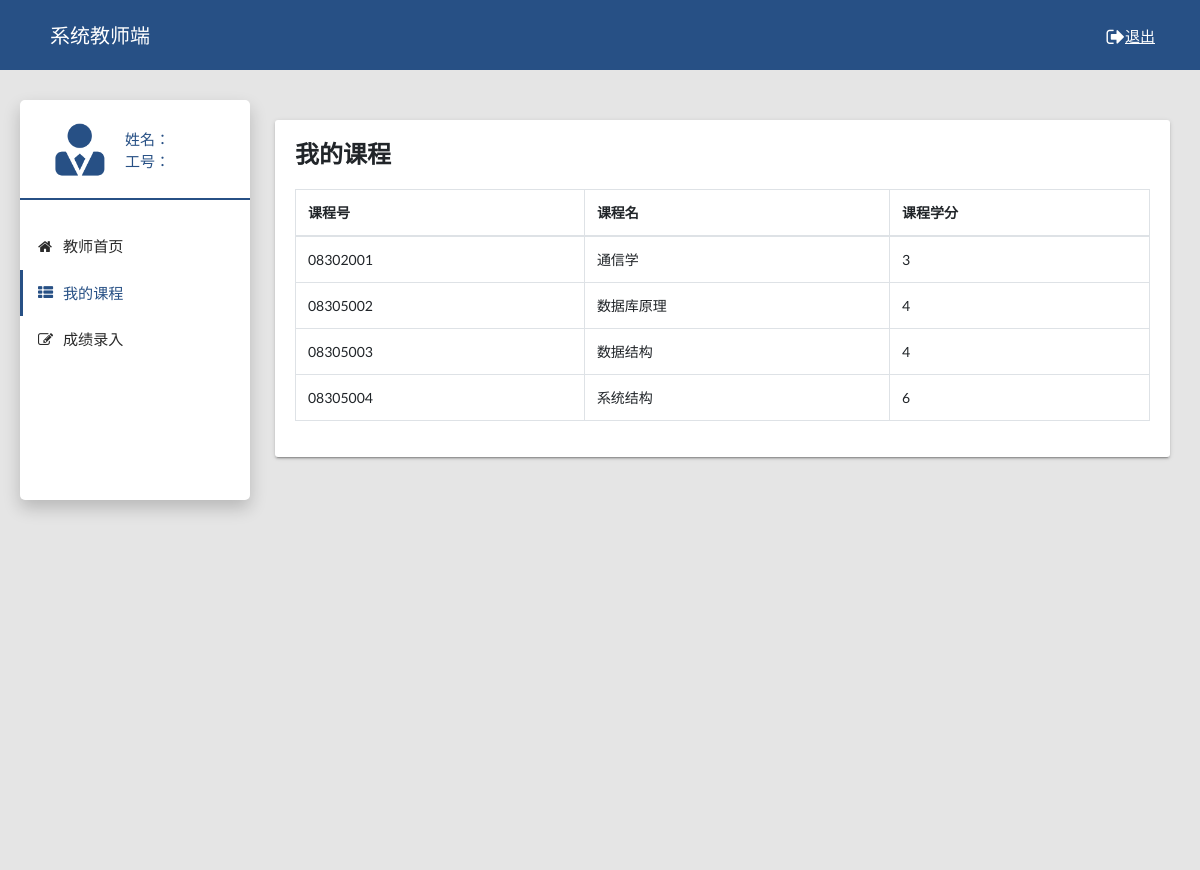
Page /teacher_course/ on the committed database.
### system/models.py (models this page shows)
class course(models.Model):
  kh = models.CharField(primary_key=True, max_length=16)
  km = models.CharField(max_length=16)
  xf = models.IntegerField()
  xs = models.IntegerField()
  yxh = models.ForeignKey(to=department, on_delete=models.CASCADE)

### system/views.py (the view)
# urls.py: path('teacher_course/', views.teacher_course),
def teacher_course(request):
  cursor = connection.cursor()
  cursor.execute(
    "select distinct kh,km,xf from system_course,system_e_table "
    "where system_e_table.kh_id = system_course.kh"
    " and zpcj is null")
  all_info = cursor.fetchall()  # 读取所有
  courses_data = []
  for item in all_info:
    temp = dict()  # 注意这里一定要放在循环之内！！！！！！！！！！！！
    temp['kh'] = item[0]
    temp['km'] = item[1]
    temp['xf'] = item[2]
    courses_data.append(temp)
  return render(request, 'teacher_course.html',context={'courses_data':courses_data})

### system/templates/teacher_course.html (shortened to what this page needs)
<!DOCTYPE html>
{% load static %}
<html lang="en">
  <head>
    <link rel="stylesheet" type="text/css" href="{% static "css/main.css" %}">
    <link rel="stylesheet" type="text/css" href="https://maxcdn.bootstrapcdn.com/font-awesome/4.7.0/css/font-awesome.min.css">
  </head>
  <body class="app sidebar-mini" style="background-color: #E5E5E5">
    <header class="app-header">
        <p class="nav-title">系统教师端<a class="logout" href="/logout/"><i class="fa fa-sign-out fa-lg"></i>退出</a></p>
    </header>
    <aside class="app-sidebar">
      <div class="app-sidebar__user">
        <img style="height:60px;margin-right:15px;" src="{% static "images/jiaoshi.png" %}" alt="User Image">
        <div>
          <p class="app-sidebar__user-name">姓名：{{xm}}</p>
            <p class="app-sidebar__user-designation">工号：{{gh}}</p>
        </div>
      </div>
        <div class="divider"></div>
      <ul class="app-menu">
          <li><a class="app-menu__item" href="/teacher_index/"><i class="app-menu__icon fa fa-home"></i><span class="app-menu__label">教师首页</span></a></li>
        <li><a class="app-menu__item  active" href="/teacher_course/"><i class="app-menu__icon fa fa-th-list"></i><span class="app-menu__label">我的课程</span></a></li>
        <li><a class="app-menu__item" href="/teacher_edit_score/"><i class="app-menu__icon fa fa-edit"></i><span class="app-menu__label">成绩录入</span></a></li>
      </ul>
    </aside>
    <main class="app-content">
      <div class="col-md-12">
          <div class="tile">
            <h3 class="tile-title">我的课程</h3>
              <div class="table-responsive">
                <table class="table table-hover table-bordered" id="sampleTable">
                  <thead>
                    <tr>
                      <th>课程号</th>
                      <th>课程名</th>
                      <th>课程学分</th>
                    </tr>
                  </thead>
                  <tbody>
                    {% for item in courses_data %}
                    <tr>
                      <td>{{item.kh}}</td>
                      <td>{{item.km}}</td>
                      <td>{{item.xf}}</td>
                    </tr>
                    {% endfor %}
                  </tbody>
                </table>
              </div>
            </div>
          </div>
    </main>
  </body>
</html>

### rows in the picture
course: kh "08302001", km "通信学", xf "3"
course: kh "08305002", km "数据库原理", xf "4"
course: kh "08305003", km "数据结构", xf "4"
course: kh "08305004", km "系统结构", xf "6"
